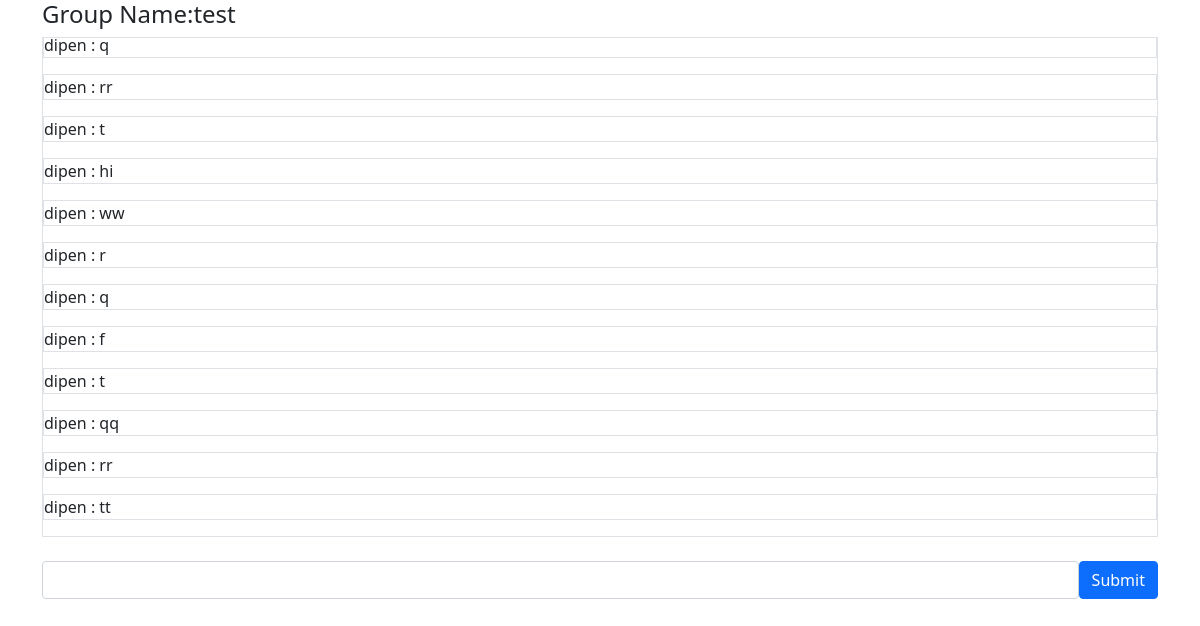
Screenshot of /group/test/ with the database file from the repository.
### websockets/models.py (models this page shows)
class Chat(models.Model):
    content = models.TextField()
    group = models.ForeignKey(Group, on_delete=models.CASCADE, related_name='chat')
    user = models.ForeignKey(User, on_delete=models.CASCADE, related_name='chat')
    timestamp = models.DateTimeField(auto_now_add=True)

### websockets/views.py (the view)
# urls.py: path("<str:group_name>/", homepage)
def homepage(request, group_name):
    group, created = Group.objects.get_or_create(name=group_name)
    chats = group.chat.all().order_by('-timestamp')
    context = {
        "group_name":group.name,
        "chats":chats
    }
    return render(request, "websockets/index.html", context)

### websockets/models.py (called while the page is built)
    def get_queryset(self):
        return GroupQuerySet(self.model, using=self._db)

### websockets/templates/websockets/index.html (shortened to what this page needs)
{% extends 'base.html' %} {% load static %} {% block content %}
<div class="container">
  <h4>Group Name:{{group_name}}</h4>
  <div
    class="border"
    id="chat_logs"
    style="
      max-height: 500px;
      overflow-y: auto;
      display: flex;
      flex-direction: column-reverse;
    "
  >
    {% for chat in chats %}
    <p class="border">
      {% if request.user == chat.user %}You{% else %}{{chat.user}}{% endif %} :
      {{chat.content}}
    </p>
    {% endfor %}
  </div>
  <br />
  <div class="d-flex">
    <input class="form-control" type="text" id="chat_input" />
    <button class="btn btn-primary" type="submit" id="chat_submit">
      Submit
    </button>
  </div>
</div>
{% endblock content %}

### rows the page displays
Chat: user "dipen", content "tt"
Chat: user "dipen", content "rr"
Chat: user "dipen", content "qq"
Chat: user "dipen", content "t"
Chat: user "dipen", content "f"
Chat: user "dipen", content "q"
Chat: user "dipen", content "r"
Chat: user "dipen", content "ww"
Chat: user "dipen", content "hi"
Chat: user "dipen", content "t"
Chat: user "dipen", content "rr"
Chat: user "dipen", content "q"
